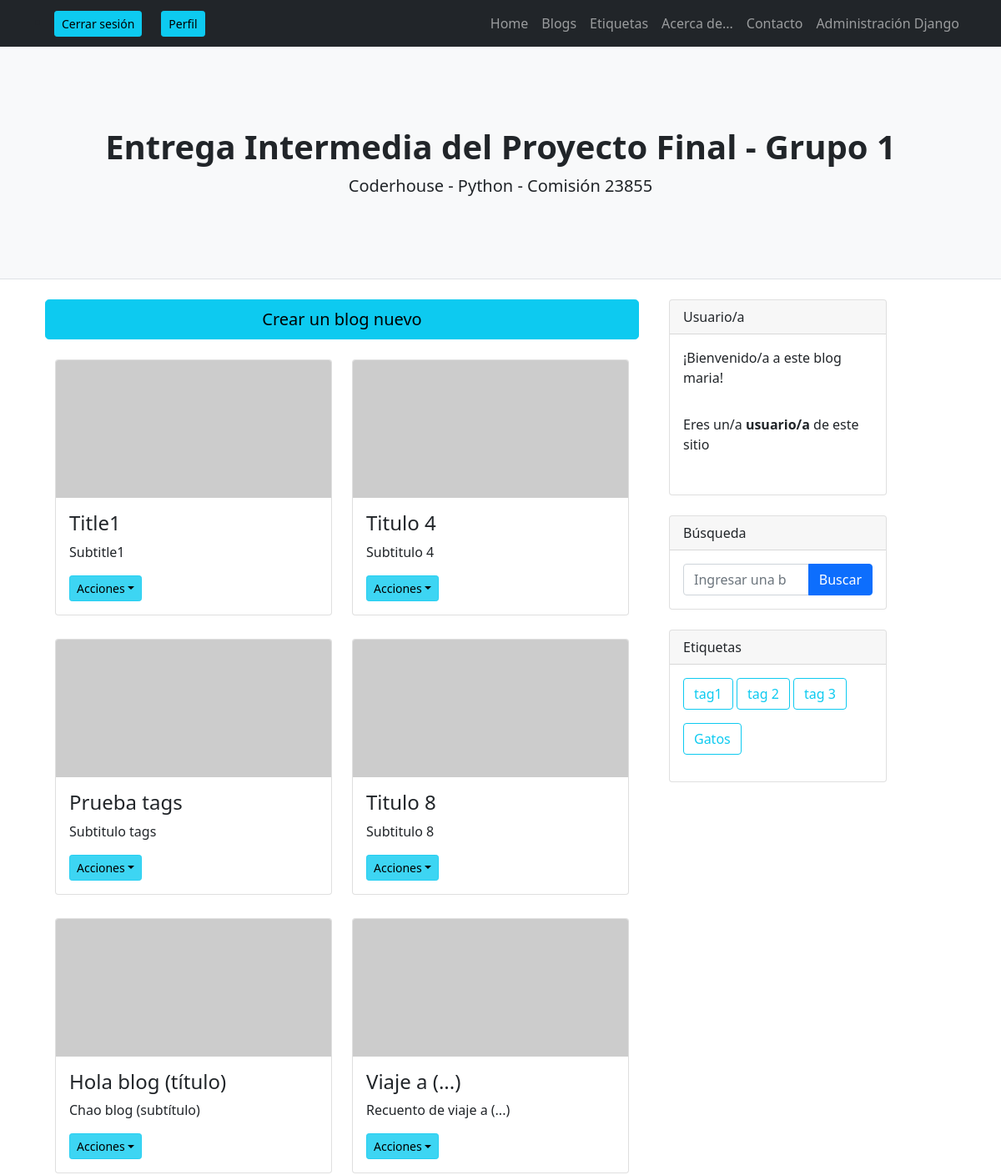
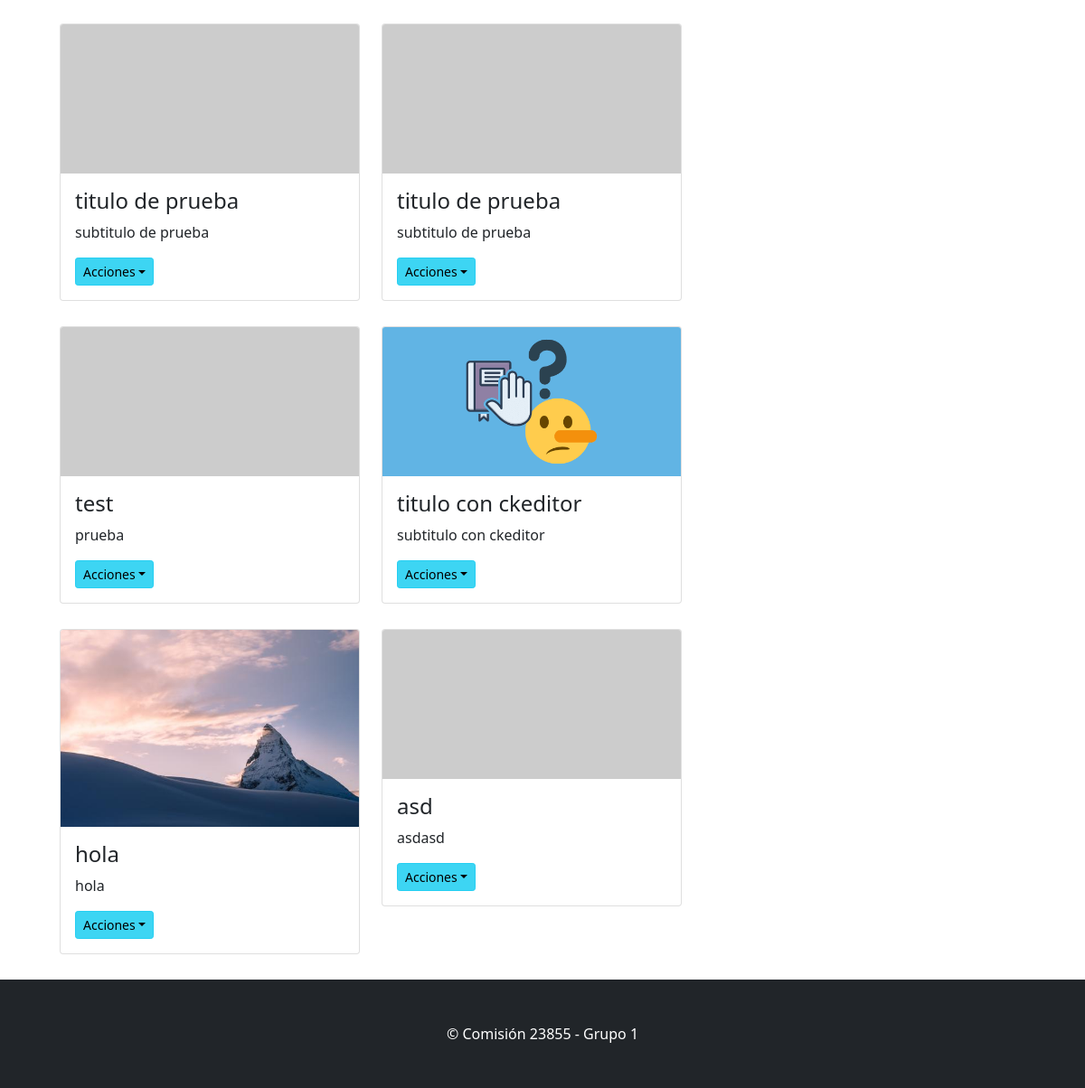
The app's page /AppProyecto1/blog_lista/ (signed in) with its own data (2 pictures, top to bottom).
### AppProyecto1/models.py (models this page shows, shortened)
class Blog(models.Model):
    title=models.CharField(max_length=40)
    subtitle=models.CharField(max_length=40)
    body=RichTextField()
    tag=models.ManyToManyField(Tag) #Este many to many crea la tabla blog_tag en la base
    imagen= models.ImageField(upload_to="blogi/",null=True,blank=True)
    fechaCreacion = models.DateTimeField( default=timezone.now)
    publicacion=models.DateTimeField(default=timezone.now ,blank=True, null=True)

class Tag(models.Model):
    name=models.CharField(max_length=40)

### AppProyecto1/views.py (the view)
# urls.py: path("blog_lista/",views.BlogLista.as_view(), name= 'BlogList'),
@method_decorator(login_required, name='dispatch')
class BlogLista(ListView):
    model = Blog
    template_name = "AppProyecto1/blog_lista.html"
    def get_context_data(self, **kwargs): # Función para invocar tags
        context = super().get_context_data(**kwargs)
        context['tags'] = Tag.objects.all()
        return context

### AppProyecto1/templatetags/group.py (called while the page is built)
@register.filter
def has_group(user, group_name):
    return user.groups.filter(name='Admin').exists()

### AppProyecto1/templates/AppProyecto1/blog_lista.html (shortened to what this page needs)
{% extends 'AppProyecto1/padre.html' %}
{% load static %}
{% load group %}
{% block contenidoQueCambia %}
<div class="container">
    <div class="row">
        <a class="btn btn-info btn-lg btn-block mb-4" href="{% url 'BlogNew' %}">Crear un blog nuevo</a>
    {% if object_list %}
        {% for blog in object_list %}
        <div class="col-6 mb-1">
            <div class="card mb-4">
                {% if blog.imagen %}
                <a href="{% url 'BlogDetail' blog.id %}"><img class="card-img-top" src="{{blog.imagen.url}}" alt="..." /></a>
                {% else %}
                <a href="{% url 'BlogDetail' blog.id %}"><img class="card-img-top" src="https://dummyimage.com/700x350/dee2e6/6c757d.jpg" alt="..." /></a>
                {% endif %}
                <div class="card-body">
                    <h2 class="card-title h4" href="{% url 'BlogDetail' blog.id %}">{{blog.title}}</h2>
                    <p class="card-text italic">{{blog.subtitle}}</p>
                    <div class="dropdown show">
                        <a class="btn dropdown-toggle btn-sm btn-info" role="button" id="dropdownMenuLink" data-toggle="dropdown" aria-haspopup="true" aria-expanded="false">Acciones</a>
                    </div>
                </div>
            </div>
        </div>
        {% endfor %}
    {% else %}
        <h2>No hay blogs para esta categoría/criterio.</p>
    {% endif %}
    </div>
</div>
{% endblock contenidoQueCambia %}

### AppProyecto1/templates/AppProyecto1/padre.html (shortened to what this page needs)
<!DOCTYPE html>
<html lang="en">
    <head>
        {% load static %}
        {% load group %}
        <link href="{% static 'AppProyecto1/css/styles.css' %}" rel="stylesheet" />
    </head>
    <body>
        <nav class="navbar navbar-expand-lg navbar-dark bg-dark">
            <div class="container">
                {% if request.user.is_authenticated %}
                <li class="nav-item"><a type="button" class="btn btn-info btn-sm" aria-current="page" href="{% url 'Logout' %}">Cerrar sesión</a></li>
                <li class="nav-item"><a type="button" class="btn btn-info btn-sm" aria-current="page" href="{% url 'VerPerfil' %}">Perfil</a></li>
                {% endif %}
                <div class="collapse navbar-collapse" id="navbarSupportedContent">
                    <ul class="navbar-nav ms-auto mb-2 mb-lg-0">
                        <li class="nav-item"><a class="nav-link" href="{% url 'Inicio' %}">Home</a></li>
                        <li class="nav-item"><a class="nav-link" href="{% url 'BlogList' %}">Blogs</a></li>
                        <li class="nav-item"><a class="nav-link" href="{% url 'TagList' %}">Etiquetas</a></li>
                        <li class="nav-item"><a class="nav-link" href="{% url 'About' %}">Acerca de...</a></li>
                        <li class="nav-item"><a class="nav-link" href="#!">Contacto</a></li>
                        <li class="nav-item"><a class="nav-link" href="http://localhost:8000/admin/">Administración Django</a></li>
                    </ul>
                </div>
            </div>
        </nav>
        <header class="py-5 bg-light border-bottom mb-4">
            <div class="container">
                <div class="text-center my-5">
                    <h1 class="fw-bolder">Entrega Intermedia del Proyecto Final - Grupo 1</h1>
                    <p class="lead mb-0">Coderhouse - Python - Comisión 23855</p>
                </div>
            </div>
        </header>
        <div class="container">
            <div class="row">
                <div class="col-lg-8">
                    {% block contenidoQueCambia %}
                    {% endblock contenidoQueCambia %}
                </div>
                <div class="col-lg-3">
                    <div class="card mb-4">
                        <div class="card-header">Usuario/a</div>
                        {% if not request.user.is_authenticated %}
                            <div class="card-body">Para acceder al contenido de este página, debes registrarte e iniciar sesión.</div>
                        {% else %}
                            <div class="card-body">¡Bienvenido/a a este blog {{ user.username }}!</div>
                            {% if user|has_group:'Admin' %}
                                <div class="card-body">Eres un/a <b>administrador/a</b> de este sitio</div>
                            {% else %}
                                <div class="card-body">Eres un/a <b>usuario/a</b> de este sitio</div>
                            {% endif %}
                        {% endif %}
                    </div>
                    {% if request.user.is_authenticated %}
                    <div class="card mb-4">
                        <div class="card-header">Búsqueda</div>
                        <div class="card-body">
                            <div class="input-group" method="GET" action="{% url 'BlogSearch' %}">
                                    <form class="input-group" method="GET" action="{% url 'BlogSearch' %}" >
                                        <input class="form-control" type="search" name="search" placeholder="Ingresar una búsqueda...">
                                        <button class="btn btn-primary" type="submit">Buscar</button>
                                    </form>
                            </div>
                        </div>
                    </div>
                    {% endif %}
                    {% if request.user.is_authenticated %}
                    <div class="card mb-4">
                        <div class="card-header">Etiquetas</div>
                        <div class="card-body">
                                {% for tag in tags %}
                                    <a class="btn btn-outline-info btn mb-3" href="{% url 'BlogTagLista' tag.id %}" role="button" text-nowrap>{{tag.name}}</a>
                                {% endfor %}
                        </div>
                    </div>
                    {% endif %}
                </div>
            </div>
        </div>
        <footer class="py-5 bg-dark">
            <div class="container"><p class="m-0 text-center text-white">&copy; Comisión 23855 - Grupo 1</p></div>
        </footer>
</body>
</html>

### records on screen
Blog: title "Title1", subtitle "Subtitle1"
Blog: title "Titulo 4", subtitle "Subtitulo 4"
Blog: title "Prueba tags", subtitle "Subtitulo tags"
Blog: title "Titulo 8", subtitle "Subtitulo 8"
Blog: title "Hola blog (título)", subtitle "Chao blog (subtítulo)"
Blog: title "Viaje a (...)", subtitle "Recuento de viaje a (...)"
Blog: title "titulo de prueba", subtitle "subtitulo de prueba"
Blog: title "titulo de prueba", subtitle "subtitulo de prueba"
Blog: title "test", subtitle "prueba"
Blog: imagen (picture), title "titulo con ckeditor", subtitle "subtitulo con ckeditor"
Blog: imagen (picture), title "hola", subtitle "hola"
Blog: title "asd", subtitle "asdasd"
Tag: name "tag1"
Tag: name "tag 2"
Tag: name "tag 3"
Tag: name "Gatos"

### other values on screen
{{ user.username }} "maria"
